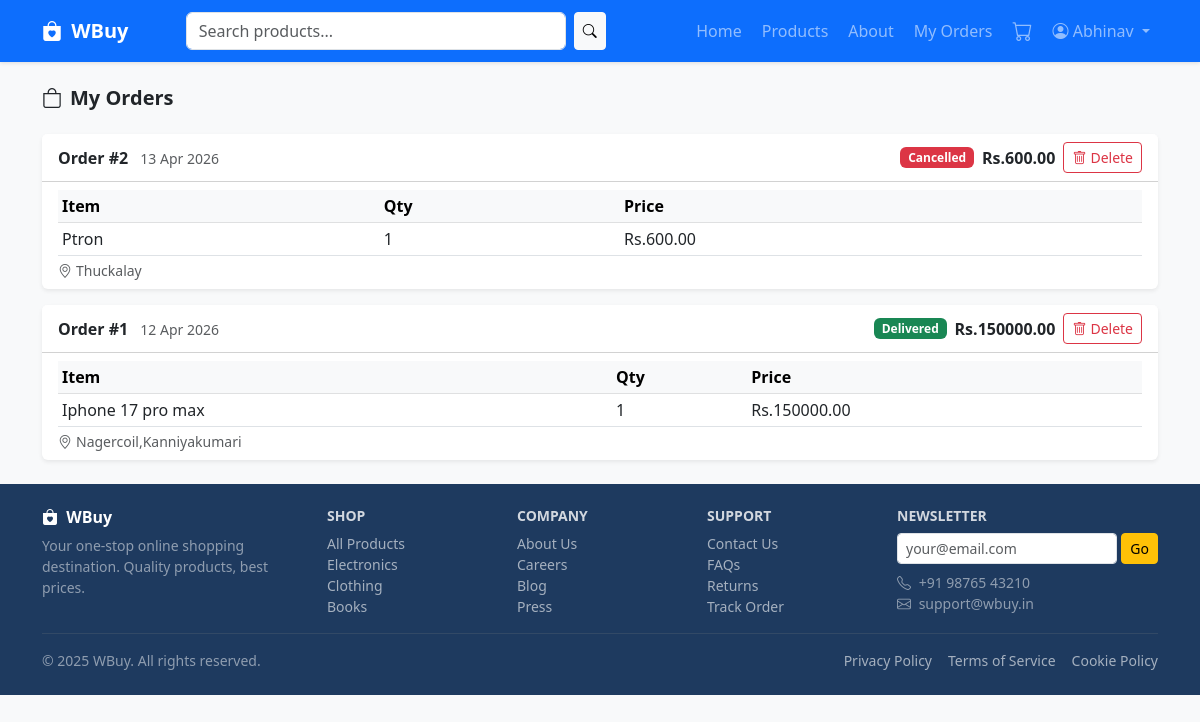
The app's page /orders/ (signed in), older data.
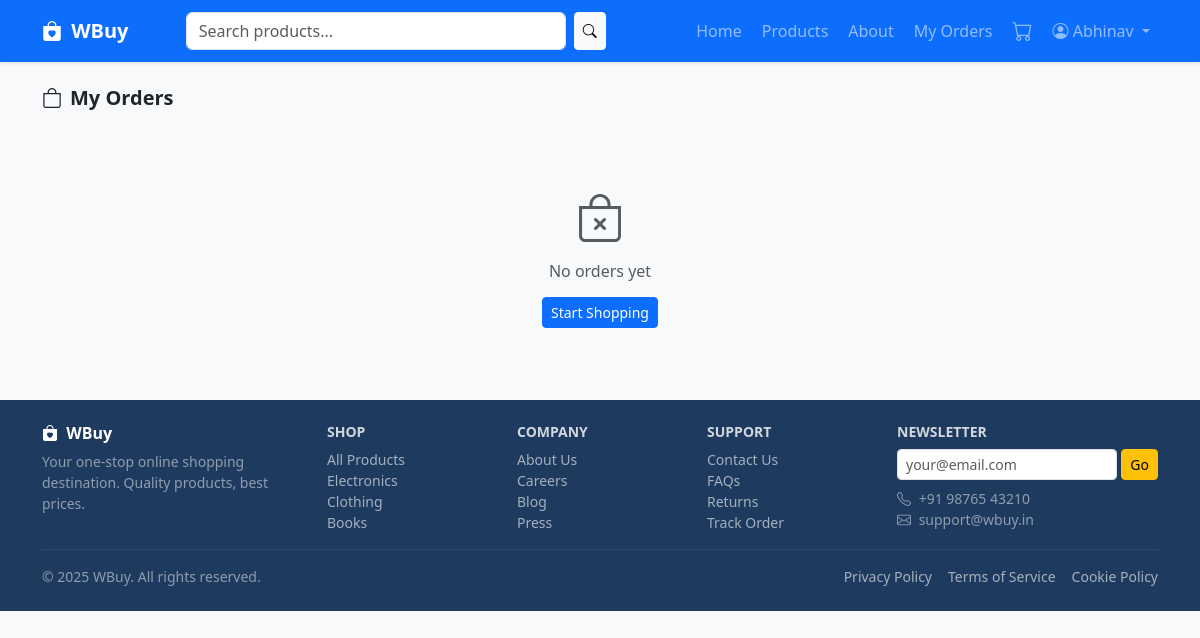
The same page, newer data.
### store/models.py (models this page shows, shortened)
class Order(models.Model):
    STATUS_CHOICES = [
        ('pending',    'Pending'),
        ('processing', 'Processing'),
        ('shipped',    'Shipped'),
        ('delivered',  'Delivered'),
        ('cancelled',  'Cancelled'),
    ]
    user       = models.ForeignKey(User, on_delete=models.CASCADE, related_name='orders')
    email      = models.EmailField(blank=True)
    status     = models.CharField(max_length=20, choices=STATUS_CHOICES, default='pending')
    total      = models.DecimalField(max_digits=10, decimal_places=2, default=0)
    address    = models.TextField(blank=True)
    created_at = models.DateTimeField(auto_now_add=True)
    updated_at = models.DateTimeField(auto_now=True)
    class Meta:
        ordering = ['-created_at']

class OrderItem(models.Model):
    order    = models.ForeignKey(Order, on_delete=models.CASCADE, related_name='items')
    product  = models.ForeignKey(Product, on_delete=models.SET_NULL, null=True)
    name     = models.CharField(max_length=200)
    price    = models.DecimalField(max_digits=10, decimal_places=2)
    quantity = models.PositiveIntegerField(default=1)
    @property
    def subtotal(self):
        return self.price * self.quantity

### store/views.py (the view)
# urls.py: path('orders/',         views.orders,       name='orders'),
@login_required
def orders(request):
    user_orders = Order.objects.filter(user=request.user).prefetch_related('items')
    return render(request, 'orders.html', {'orders': user_orders})

### store/templates/orders.html (shortened to what this page needs)
{% extends 'base.html' %}
{% block content %}
<div class="container my-4">
    <h5 class="fw-bold mb-4"><i class="bi bi-bag me-2"></i>My Orders</h5>
    {% if orders %}
    <div class="d-flex flex-column gap-3">
        {% for order in orders %}
        <div class="card border-0 shadow-sm">
            <div class="card-header bg-white d-flex flex-wrap justify-content-between align-items-center gap-2 py-2">
                <div>
                    <strong>Order #{{ order.id }}</strong>
                    <span class="text-muted small ms-2">{{ order.created_at|date:"d M Y" }}</span>
                </div>
                <div class="d-flex align-items-center gap-2">
                    <span class="badge
                        {% if order.status == 'delivered' %}bg-success
                        {% elif order.status == 'shipped' %}bg-info
                        {% elif order.status == 'cancelled' %}bg-danger
                        {% elif order.status == 'processing' %}bg-warning text-dark
                        {% else %}bg-secondary{% endif %}">
                        {{ order.get_status_display }}
                    </span>
                    <strong>Rs.{{ order.total }}</strong>
                    <form method="POST" action="{% url 'delete_order' order.id %}" class="mb-0">
                        <button type="submit" class="btn btn-outline-danger btn-sm" onclick="return confirm('Delete this order? This will remove it permanently.');">
                            <i class="bi bi-trash me-1"></i>Delete
                        </button>
                    </form>
                </div>
            </div>
            <div class="card-body py-2">
                <table class="table table-sm mb-0">
                    <thead class="table-light">
                        <tr><th>Item</th><th>Qty</th><th>Price</th></tr>
                    </thead>
                    <tbody>
                        {% for item in order.items.all %}
                        <tr>
                            <td>{{ item.name }}</td>
                            <td>{{ item.quantity }}</td>
                            <td>Rs.{{ item.subtotal }}</td>
                        </tr>
                        {% endfor %}
                    </tbody>
                </table>
                {% if order.address %}
                <p class="small text-muted mb-0 mt-1"><i class="bi bi-geo-alt me-1"></i>{{ order.address }}</p>
                {% endif %}
            </div>
        </div>
        {% endfor %}
    </div>
    {% else %}
    <div class="text-center py-5 text-muted">
        <i class="bi bi-bag-x" style="font-size:3rem;"></i>
        <h6 class="mt-2">No orders yet</h6>
        <a href="{% url 'product_list' %}" class="btn btn-primary btn-sm mt-2">Start Shopping</a>
    </div>
    {% endif %}
</div>
{% endblock %}

Row changes from the older to the newer data that the page shows:
removed Order: id "2", created_at "13 Apr 2026", status "Cancelled", total "600.00", address "Thuckalay"
removed OrderItem: name "Ptron", quantity "1", subtotal "600.00", shown under "2"
removed Order: id "1", created_at "12 Apr 2026", status "Delivered", total "150000.00", address "Nagercoil,Kanniyakumari"
removed OrderItem: name "Iphone 17 pro max", quantity "1", subtotal "150000.00"
Text that changed along with them:
text now shown: "No orders yet Start Shopping"
